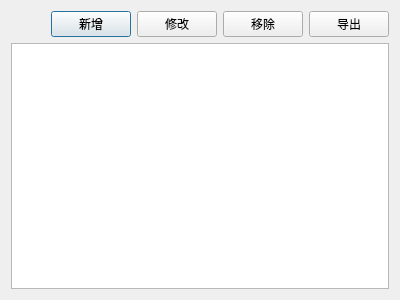
<?xml version="1.0" encoding="UTF-8"?>
<ui version="4.0">
 <class>Dialog</class>
 <widget class="QDialog" name="Dialog">
  <property name="geometry">
   <rect>
    <x>0</x>
    <y>0</y>
    <width>400</width>
    <height>300</height>
   </rect>
  </property>
  <property name="windowTitle">
   <string>Dialog</string>
  </property>
  <layout class="QVBoxLayout" name="verticalLayout">
   <item>
    <layout class="QHBoxLayout" name="horizontalLayout">
     <item>
      <spacer name="horizontalSpacer">
       <property name="orientation">
        <enum>Qt::Horizontal</enum>
       </property>
       <property name="sizeHint" stdset="0">
        <size>
         <width>40</width>
         <height>20</height>
        </size>
       </property>
      </spacer>
     </item>
     <item>
      <widget class="QPushButton" name="pushButton_add">
       <property name="text">
        <string>新增</string>
       </property>
      </widget>
     </item>
     <item>
      <widget class="QPushButton" name="pushButton_modify">
       <property name="text">
        <string>修改</string>
       </property>
      </widget>
     </item>
     <item>
      <widget class="QPushButton" name="pushButton_del">
       <property name="text">
        <string>移除</string>
       </property>
      </widget>
     </item>
     <item>
      <widget class="QPushButton" name="pushButton_export">
       <property name="text">
        <string>导出</string>
       </property>
      </widget>
     </item>
    </layout>
   </item>
   <item>
    <widget class="QTableView" name="tableView"/>
   </item>
  </layout>
 </widget>
 <resources/>
 <connections/>
</ui>
